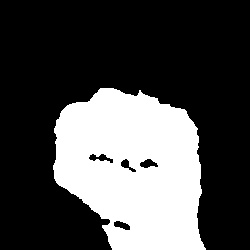
//> input picture OPENCV/GestureSamples/Blue.jpg, 250 x 250 px
$ ./main   (built with g++ and OpenCV 4, older OpenCV classes emulated)
//> lines starting //> are read from the running program, lines starting //| are printed output that depends on the picture; after the words box and inside, x2 and y2 are one past the last pixel; in counts of white or black regions, pixels touching at a corner belong together
### OPENCV/CHelper.h
#pragma once
#include "opencv2\opencv.hpp"
#include <iostream>

class CHelper
{
	public:
		void SaveGestures(int GID, cv::Mat ROI);
		void ReadGestures();
		std::vector<cv::Point> FindContour(cv::Mat image);
		std::vector<std::vector<cv::Point>> mContours;

};

### OPENCV/Socket.h
#pragma once
#undef UNICODE

#define WIN32_LEAN_AND_MEAN


#include <winsock2.h>
#include <ws2tcpip.h>
#include <stdlib.h>
#include <stdio.h>
#include <iostream>
#include <map>

using namespace std;

// Need to link with Ws2_32.lib
#pragma comment (lib, "Ws2_32.lib")
// #pragma comment (lib, "Mswsock.lib")


class Socket
{
	private:
		struct DataPacket
		{
			int len;
			string message;
			// [4 lines left out: function GetSize, not called in this run]

		};

		static Socket sSocket;
		Socket();
		SOCKET ClientSocket;
		SOCKET ListenSocket;
		bool isInitialized;
		unsigned int mLastClientId;
		std::map<unsigned int, SOCKET> mClientSessions;

	public:
		static Socket* GetInstance();
		int  Init();
		void Run();
		void Dispose();
		void Shutdown();
		bool AcceptNewClient(unsigned int & id);
		void Broadcast(const char * packets, int totalSize);
		int ReceiveData(unsigned int client_id, char * recvbuf);

};

### OPENCV/Paint.h
#include "opencv2\opencv.hpp"

class Paint
{
	private:
		cv::Mat mDrawArea;


	protected :
		void Draw(int x, int y);

	public	:
		void InitPaint();
		void ClosePaint();
		void Erase();

};

### OPENCV/HandGestureController.h
#pragma once
#include "opencv2\opencv.hpp"


class HandGestureController
{
	class Swipe
	{
		static int sFrameNumber;
		static cv::Point sRefPoint;
		public:
			float Velocity(cv::Point Start, cv::Point End, int TimeSpan = 1);
			void Direction(cv::Point Start, cv::Point End, cv::Mat& LiveFrame);
			void SwipeInit(cv::Point COM, cv::Mat& LiveFrame);
			void Reset();
	};
	public:
		Swipe mSwipeGesture;
		bool mSwipeON;

		std::vector<char> mSwipeCombo;

		HandGestureController();


};

### OPENCV/MouseController.h
#pragma once

#include "opencv2\opencv.hpp"
#include <string>

using namespace cv;

class MouseController
{
	protected:
		bool mMouseControl;
		int CalculateAngle(const cv::Point &Finger, const cv::Point &Center, int TiltAngle);
		void ShowAngle(cv::Mat &LiveFrame, cv::Point p1, cv::Point p2, int Angle);
		void InitMouseControl(cv::Mat& LiveFrame, std::vector<cv::Point> FingerTips, cv::Point2f COM, int TiltAngle);

	public:
		MouseController();
		std::string ToString(int var);
		void ToggleMouseControl();

};

### OPENCV/HandDetector.h
#pragma once
#include "MouseController.h"
#include "HandGestureController.h"
#include "Paint.h"
#include <iostream>

using namespace std;
using namespace cv;

class HandDetector : public MouseController, public HandGestureController, public Paint
{
		protected :

			void FindConvexityDefects(vector<Vec4i> ConvexityDefectSet, vector<Point> HandContour, Mat& LiveFrame, Point2f COM, int TiltAngle);
			//void kCurvature(vector<vector<Point>> contours, vector<vector<Point>> hull,vector< vector<int> >inthull, Mat& LiveFrame);
			int CalculateHandTilt(double m11, double m20, double m02);
			double GetOrientation(const vector<Point> &pts, Mat &img);
			void DrawAxis(Mat& img, Point p, Point q, Scalar colour, const float scale = 0.2);

		public :
			HandDetector();
			void FindConvexHull(Mat& LiveFrame, Mat SkinThreshold);
			bool mObjectTrackFlag;

};

### OPENCV/SkinDetector.h
#pragma once

#include "opencv2\opencv.hpp"
#include <iostream>
#include <map>


class SkinDetector
{

	public:
			SkinDetector();
			void SelectModel();
			void CreateROI(int x, int y, int width, int height);
			void DeleteLastROI();
			void ShowROI(cv::Mat& LiveFrame);
			void TakeSample(cv::Mat LiveFrame);
			cv::Mat SkinThresholding(cv::Mat LiveFrame);
			cv::Mat TrackBarThreshold(cv::Mat LiveFrame);
			void ErodeAndDilate(cv::Mat& ThresholdFrame, cv::Mat& OutputFrame, int ErodeSize = 5, int DilateSize = 5, int Shape = cv::MORPH_RECT);
			void DilateAndErode(cv::Mat& ThresholdFrame, cv::Mat& OutputFrame, int ErodeSize = 5, int DilateSize = 5, int Shape = cv::MORPH_RECT);
			void ShowTrackbars();
			void Normalize(cv::Mat& LiveFrame, char LightComponent = 'Y', int MethodCode = 1);//1 for simple histogram normalization and 2 for Clahe adpative normalization method
			void ResetLastSample();


	private:

	void ShowChannels();

	void CalculateRange(cv::Mat ROI, int ModelOption);

	void NewModel_Range(cv::Mat ROI);

	void InitMinMaxValues();

	void NewModel_SingleColorThreshold(cv::Mat& ColorThreshold, double Min, double Max, cv::Mat& ThresholdOutput,int Code = cv::THRESH_BINARY);

	void NewModel_Thresholding(cv::Mat LiveFrame);

	void NewModel_CalculateMinMax(cv::Mat ColorROI, std::vector<double>& Min, std::vector<double>& Max);

	void NewModel_InRange(cv::Mat& Color, double Min, double Max, cv::Mat& ColorBinary);

	void NewModel_ShowTrackBars();

	void NewModel_TrackBarThreshold(cv::Mat LiveFrame);

	std::map<int,bool> mMixChannels;

	std::vector<double> 	mMinY, mMaxY,	mMinCr, mMaxCr,	mMinCb, mMaxCb; //for YCrCb Model

	std::vector<double> 	mMinH, mMaxH,	mMinS, mMaxS,	mMinV, mMaxV; //for HSV Model

	std::vector<double> 	mMinR, mMaxR,	mMinG, mMaxG,	mMinB, mMaxB; //for YCrCb Model

	cv::Mat mROI;

	std::vector<cv::Rect> mRoiRect;

	cv::Mat mThreshold, mTrackbarThreshold; //for various Thresholds
	std::vector<cv::Mat> mMultipleThreshold;
	std::vector<cv::Mat> mMultipleTrackThreshold;

	int mModel; //for Selecting a Particular Color model
	int mMode;	// for Selecting Realtime or Debugging Mode

	int mTrackMinH, mTrackMaxH, mTrackMinS, mTrackMaxS, mTrackMinV, mTrackMaxV; //Values for Trackbars for HSV Model
	int mTrackMinY, mTrackMaxY, mTrackMinCr, mTrackMaxCr, mTrackMinCb, mTrackMaxCb;//Value For Trackbars for YCrCb Model
	int mTrackMinB, mTrackMinG, mTrackMinR, mTrackMaxB, mTrackMaxG, mTrackMaxR; //Values for Trackbars for BGR Model

};

### OPENCV/CHelper.cpp
#include "CHelper.h"


using namespace std;
using namespace cv;

// [9 lines left out: function SaveGestures, not called in this run]

void CHelper::ReadGestures()
{
	Mat gestureImg;
	gestureImg = imread("GestureSamples//Blue.jpg");
	cvtColor(gestureImg, gestureImg, COLOR_BGR2GRAY);
	threshold(gestureImg,gestureImg,0,255,THRESH_BINARY);
	cv::erode(gestureImg,gestureImg,getStructuringElement(MORPH_RECT,Size(2,2)));
	cv::dilate(gestureImg,gestureImg,getStructuringElement(MORPH_RECT,Size(2,2)));
	mContours.push_back(FindContour(gestureImg));
	imshow("Blue",gestureImg);

	gestureImg = imread("GestureSamples//Red.jpg");
	cvtColor(gestureImg, gestureImg, COLOR_BGR2GRAY);
	threshold(gestureImg,gestureImg,0,255,THRESH_BINARY);
	cv::erode(gestureImg,gestureImg,getStructuringElement(MORPH_RECT,Size(2,2)));
	cv::dilate(gestureImg,gestureImg,getStructuringElement(MORPH_RECT,Size(2,2)));
	mContours.push_back(FindContour(gestureImg));
	imshow("Red",gestureImg);

}

vector<Point> CHelper::FindContour(Mat image)
{
	int largest_area = 0, id = -1;
	vector<vector<Point>> contours;
	vector<Vec4i> hierarchy;
	cv::findContours(image,contours,CV_RETR_TREE, CV_CHAIN_APPROX_SIMPLE);

	for(int i=0;i<contours.size();++i)
	{
		double area = cv::contourArea(contours[i],false);
		if(area > largest_area)

			{
				largest_area = area;
				id = i;
			}
	}
	if(contours.size() > 0 && id!= -1)
	{
		//cout<<"\nid : "<<id;
		return contours[id];
	}
	vector<Point> test;
	test.push_back(Point(0,0));
	contours.push_back(test);
	return contours[0];
}

### OPENCV/Socket.cpp
#include "Socket.h"
#include <sstream>
#include <windows.h>
#define DEFAULT_BUFLEN 512
#define DEFAULT_PORT 3110
#define DEFAULT_HOST "127.0.0.1"

#define MAX_PACKET_SIZE 100

Socket Socket::sSocket;

Socket* Socket::GetInstance()
{
	return &sSocket;
}

Socket::Socket()
{
	isInitialized = false;
}

int Socket::Init()
{
    WSADATA wsaData;

    ListenSocket = INVALID_SOCKET;
    ClientSocket = INVALID_SOCKET;

	int iResult;

    // Initialize Winsock
    iResult = WSAStartup(MAKEWORD(2,2), &wsaData);
    if (iResult != 0) {
        printf("WSAStartup failed with error: %d\n", iResult);
        return -1;
    }

    // Create a SOCKET for connecting to server
    ListenSocket = socket(AF_INET, SOCK_STREAM, IPPROTO_TCP);
    if (ListenSocket == INVALID_SOCKET) {
        printf("socket failed with error: %ld\n", WSAGetLastError());
        //freeaddrinfo(result);
        WSACleanup();
        return -1;
    }

	// Set the mode of the socket to be nonblocking
    u_long iMode = 1;
    iResult = ioctlsocket(ListenSocket, FIONBIO, &iMode);

    if (iResult == SOCKET_ERROR) {
        printf("ioctlsocket failed with error: %d\n", WSAGetLastError());
        closesocket(ListenSocket);
        WSACleanup();
        return -1;
    }

	sockaddr_in service;
    service.sin_family = AF_INET;
	service.sin_addr.s_addr = inet_addr(DEFAULT_HOST);
	service.sin_port = htons((u_short)DEFAULT_PORT);

    // Setup the TCP listening socket
    iResult = bind( ListenSocket, (SOCKADDR *) & service, (int)sizeof (service));
    if (iResult == SOCKET_ERROR) {
        printf("bind failed with error: %d\n", WSAGetLastError());
        //freeaddrinfo(result);
        closesocket(ListenSocket);
        WSACleanup();
        return -1;
    }

   iResult = listen(ListenSocket, SOMAXCONN);
    if (iResult == SOCKET_ERROR) {
        printf("listen failed with error: %d\n", WSAGetLastError());
        closesocket(ListenSocket);
        WSACleanup();
        return -1;
    }

    isInitialized = true;
	mLastClientId = 0;

    return 0;
}

// [124 lines left out: functions Run, Dispose, Shutdown, AcceptNewClient, ReceiveData, Broadcast, not called in this run]

### OPENCV/main.cpp
#include "SkinDetector.h"
#include "HandDetector.h"
#include "MouseController.h"
#include "Socket.h"
#include "CHelper.h"

#define WIDTH 640
#define HEIGHT 480

using namespace cv;
using namespace std;

// [183 lines left out: functions ShiftROI, StartInteractiveMode, not called in this run]


int StartGamingMode()
{
	CHelper helper;
	helper.ReadGestures();
//> in ReadGestures, gestureImg is the input picture: 250 rows x 250 cols, CV_8UC3; min 0, max 255, mean 75.6
//> in ReadGestures, `cv::dilate(gestureImg,gestureImg,getStructuringElement(MORPH_RECT,Size..`:
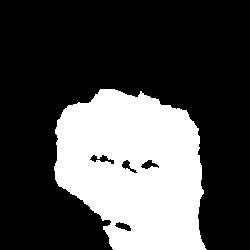
//> gestureImg: 250 rows x 250 cols, CV_8UC1; 29.7% white; 1 white region
//> in FindContour, `cv::findContours(image,contours,CV_RETR_TREE, CV_CHAIN_APPROX_SIMPLE);`: contours = 5 contours; box (x1, y1, x2, y2) and area: (54, 89, 207, 250) 18608, (89, 154, 115, 165) 126, (140, 159, 160, 170) 106, (114, 221, 132, 232) 98, (121, 159, 138, 174) 91
//> the loop in FindContour, `for(int i=0;i<contours.size();++i)` made 5 passes
//> (area, largest_area) on pass 1: (18608.5, 18608)
//> area on passes 2 to 5: 98, 106, 91, 126
//> after the loop in FindContour, `for(int i=0;i<contours.size();++i)`: largest_area = 18608; id = 0
//> in ReadGestures, `mContours.push_back(FindContour(gestureImg));`: mContours = 1 contour; box (x1, y1, x2, y2) and area: (54, 89, 207, 250) 18608
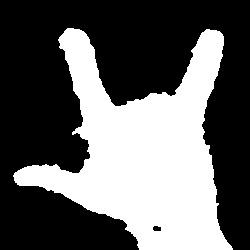
//> input picture OPENCV/GestureSamples/Red.jpg, 250 x 250 px
//> in ReadGestures, gestureImg is the input picture: 250 rows x 250 cols, CV_8UC3; min 0, max 255, mean 97.1
//> in ReadGestures, `cv::dilate(gestureImg,gestureImg,getStructuringElement(MORPH_RECT,Size..`:
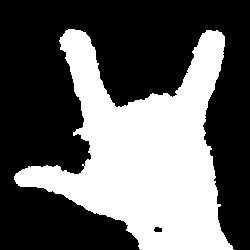
//> gestureImg: 250 rows x 250 cols, CV_8UC1; 38.2% white; 1 white region
//> in FindContour (call 2), `cv::findContours(image,contours,CV_RETR_TREE, CV_CHAIN_APPROX_SIMPLE);`: contours = 2 contours; box (x1, y1, x2, y2) and area: (14, 29, 234, 250) 23408, (153, 226, 163, 233) 44
//> the loop in FindContour (call 2), `for(int i=0;i<contours.size();++i)` made 2 passes
//> (area, largest_area) on pass 1: (23408, 23408)
//> area on pass 2: 44.5
//> in ReadGestures, `mContours.push_back(FindContour(gestureImg));`: mContours = 2 contours; box (x1, y1, x2, y2) and area: (14, 29, 234, 250) 23408, (54, 89, 207, 250) 18608

	bool isGestureStart = false, isSaving = false;
	int GID=1;
	Socket* socketInstance = Socket::GetInstance();
	socketInstance->Init();
	vector<Point> contour2;

	VideoCapture cam(0);
	cam.set(CV_CAP_PROP_FRAME_WIDTH,WIDTH);
	cam.set(CV_CAP_PROP_FRAME_HEIGHT,HEIGHT);
	Mat LiveFrame, TemplateROI;
	Rect roiRect = Rect(350,70,250,250);
	BackgroundSubtractorMOG2 bg(15,10,false);
	bg.nmixtures = 3;
	bool bgON = true;
	int key;
	vector<Point> temp;
	while(1)
	{
		cam >> LiveFrame;
		flip(LiveFrame,LiveFrame,1);

		TemplateROI = LiveFrame.clone().operator()(roiRect);


		cv::rectangle(LiveFrame,roiRect,Scalar(255,0,0),2);

		if(bgON)
		{
			bg.operator()(TemplateROI,TemplateROI);
			bg.setInt("history",15);
		}
		else
		{
			bg.operator()(TemplateROI,TemplateROI,0.0001);
			//bg.setInt("history",400);
		}
		cv::medianBlur(TemplateROI,TemplateROI,5);

		cv::erode(TemplateROI,TemplateROI,getStructuringElement(MORPH_RECT,Size(3,3)));
		cv::dilate(TemplateROI,TemplateROI,getStructuringElement(MORPH_RECT,Size(2,2)));

		//cv::dilate(TemplateROI,TemplateROI,getStructuringElement(MORPH_RECT,Size(3,3)));
		//cv::erode(TemplateROI,TemplateROI,getStructuringElement(MORPH_RECT,Size(4,4)));

		//cv::Canny(TemplateROI,TemplateROI,20,255);
		contour2.clear();
		contour2.operator=(helper.FindContour(TemplateROI.clone()));

		//contour2.push_back(findContour(sample));
		if(contour2.size() > 0 && !isSaving && contourArea(contour2) > 6000 && contourArea(contour2) < 50000)
		{

			//cout<<"\nsize : "<<contour2.size();
			//cout<<"\n"<<cv::matchShapes(contour1,contour2,CV_CONTOURS_MATCH_I1,0)<<" I2 : "<<cv::matchShapes(contour1,contour2,CV_CONTOURS_MATCH_I2,0)
				//<<" I3 : "<<cv::matchShapes(contour1,contour2,CV_CONTOURS_MATCH_I3,0);
			float gestureMatchI3 = 10,ID = 0;//max amount
			for(int i=0;i<helper.mContours.size();++i)
			{
				float I3;
				I3 = matchShapes(helper.mContours[i],contour2,CV_CONTOURS_MATCH_I3,0);
				if (I3 < gestureMatchI3)
				{
					gestureMatchI3 = I3;
					ID = i+1;
				}
			}
			//float gestureMatchI1 = matchShapes(contour1,contour2,CV_CONTOURS_MATCH_I2,0);
			cout<<"\n"<<gestureMatchI3<<" "<<ID;
			if(gestureMatchI3 < 0.23f && gestureMatchI3 != 0.00 )
			{
				string gesture;
				if(!isGestureStart)
				{
					isGestureStart = true;
					if(ID == 1)
					{
						gesture = "GID_B_PRESSED";
					}
					else if(ID == 2)
					{
						gesture = "GID_R_PRESSED";
					}
					socketInstance->Broadcast(gesture.c_str(),gesture.length());
				}
			}
			else if(isGestureStart)
			{
				isGestureStart = false;
				string gesture;
				if(ID == 1)
					{
						gesture = "GID_B_RELEASED";
					}
					else if(ID == 2)
					{
						gesture = "GID_R_RELEASED";
					}
				socketInstance->Broadcast(gesture.c_str(),gesture.length());

			}

		}
		else
			cout<<"\n contour not found";
		//contour2.clear();
		Mat t;
		bg.getBackgroundImage(t);
		imshow("LiveFrame",LiveFrame);
		imshow("ROI",TemplateROI);
		imshow("Background",t);

		socketInstance->Run();

		key = waitKey(20);
		if((char)key == 'b')
			bgON = !bgON;
		else if((char)key == 'q')
		{
			cv::destroyAllWindows();
			break;
		}
		else if((char)key == 's')
		{
			isSaving = true;
			helper.SaveGestures(GID++,TemplateROI);
		}
		if(GID > 2)
		{
			isSaving = false;
			GID = 1;
			helper.ReadGestures();
		}

	}
	socketInstance->Dispose();
	return 0;

}

// [24 lines left out: function main, not called in this run]

// added to run one function of the file
//> (the run ends here: the program needs code that is not available in this run, at `WSADATA wsaData;`)
